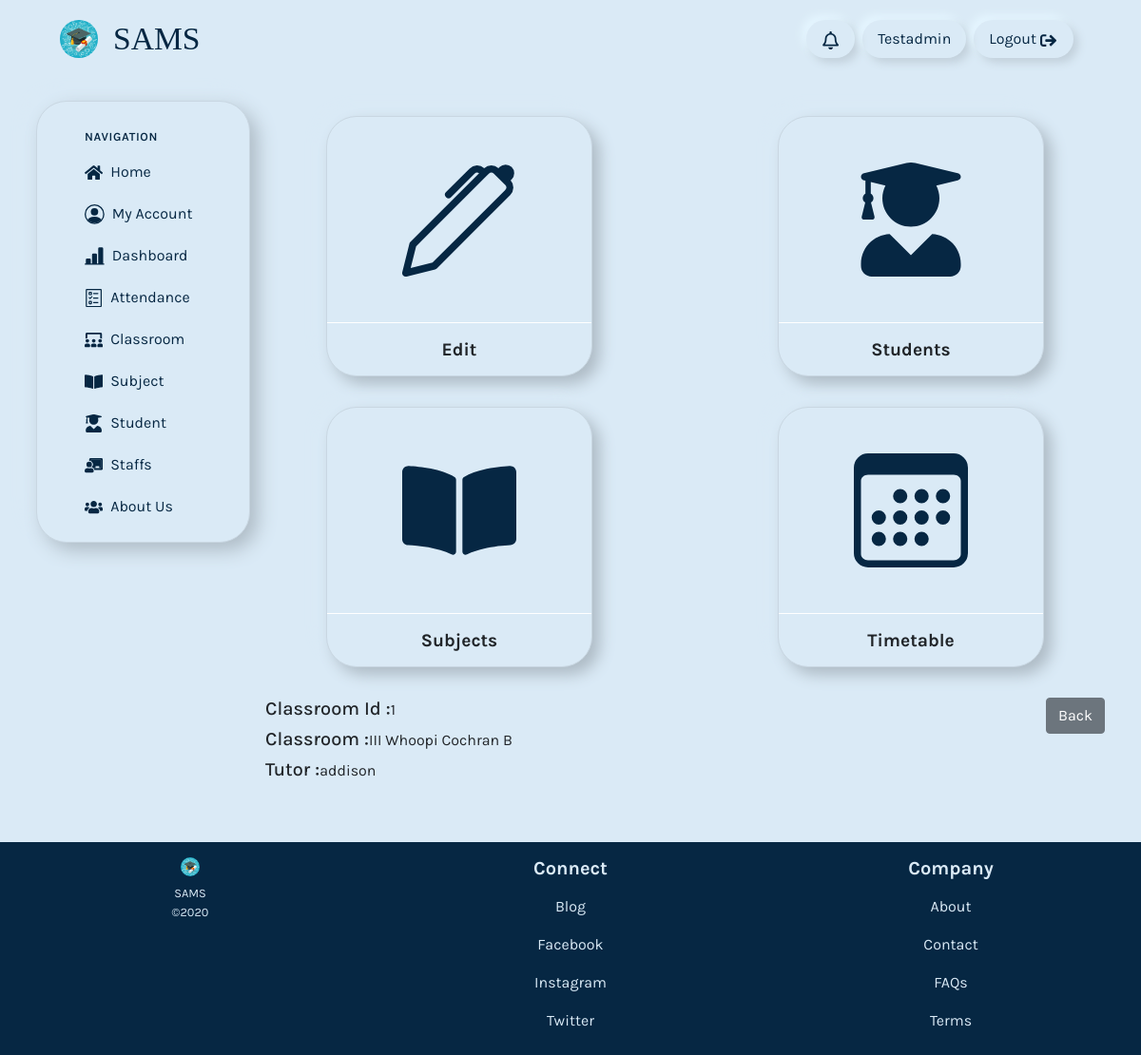
/classroom/manage/1/ (signed in), run on the app's committed database.
### user_module/models.py (models this page shows)
class User(AbstractUser):
    user_type_choice = ((1, 'Admin'), (2, 'Staff'), (3, 'Student'))
    user_type = models.PositiveSmallIntegerField(choices=user_type_choice)
    email = models.EmailField(unique=True)
    first_name = models.CharField(max_length=50, null=True, blank=False)
    REQUIRED_FIELDS = ['user_type', 'email']

### classroom/models.py (models this page shows)
class ClassroomModel(models.Model):
    course = models.CharField(max_length=50)
    year = models.PositiveSmallIntegerField(
        choices=((1, 'I'), (2, 'II'), (3, 'III')))
    sec = models.CharField(choices=(('a', 'A'), ('b', 'B')),
                           null=True, blank=True, max_length=5)
    tutor = models.ForeignKey(
        settings.AUTH_USER_MODEL,
        on_delete=models.PROTECT,
        limit_choices_to={'user_type': 2})
    students = models.ManyToManyField(
        settings.AUTH_USER_MODEL, related_name='classroom_students', limit_choices_to={'user_type': 3})
    class Meta:
        db_table = 'classroom'
        verbose_name = 'Classroom'
        verbose_name_plural = 'Classrooms'
    def __str__(self):
        return self.get_year_display()+' '+self.course+' '+self.sec

### classroom/views.py (the view)
# urls.py: path('manage/<int:id>/', editclass, name='editclass'),
def editclass(request, id):
    get_obj = get_object_or_404(ClassroomModel, id=id)
    editclass = ClassroomForm(request.POST or None, instance=get_obj)
    if request.method == 'POST':
        if editclass.is_valid():
            editclass.save()
    context = {
        'get_obj': get_obj,
        'editclass': editclass
    }
    return render(request, 'classroom/edit_classroom.html', context=context)

### templates/classroom/edit_classroom.html (shortened to what this page needs)
{% extends 'base.html' %}
{% load crispy_forms_tags %}
{% block content %}
<article class="row d-flex justify-content-center justify-content-md-between align-items-center mb-3 mx-md-5">
    <section class="card card_box_shadow border_white m-3 " style="width: 17.5rem;">
        <div class="card-body d-flex justify-content-center text_d_blue py-5">
        </div>
        <div class="card-footer border_color_white bg-transparent text-center text_d_blue py-3">
            <h2 class="text-body font_size_normal font-weight-bold mb-0">
                Edit
            </h2>
        </div>
    </section>
    <section class="card card_box_shadow border_white m-3" style="width: 17.5rem;">
        <div class="card-body d-flex justify-content-center text_d_blue py-5">
        </div>
        <div class="card-footer border_color_white bg-transparent text-center text_d_blue py-3">
            <h2 class="text-body font_size_normal font-weight-bold mb-0">
                Students
            </h2>
        </div>
    </section>
    <section class="card card_box_shadow border_white m-3 " style="width: 17.5rem;">
        <div class="card-body d-flex justify-content-center text_d_blue py-5">
        </div>
        <div class="card-footer border_color_white bg-transparent text-center text_d_blue py-3">
            <h2 class="text-body font_size_normal font-weight-bold mb-0">
                Subjects
            </h2>
        </div>
    </section>
    <section class="card card_box_shadow border_white m-3 " style="width: 17.5rem;">
        <div class="card-body d-flex justify-content-center text_d_blue py-5">
        </div>
        <div class="card-footer border_color_white bg-transparent text-center text_d_blue py-3">
            <h2 class="text-body font_size_normal font-weight-bold mb-0">
                Timetable
            </h2>
        </div>
    </section>
</article>
<a href="{% url 'classroom:createclass' %}" class="btn btn-secondary float-right">Back</a>
<h5>Classroom Id :<small>{{get_obj.id}}</small></h5>
<h5>Classroom :<small class="capitalize">{{get_obj}}</small></h5>
<h5>Tutor :<small>{{get_obj.tutor}}</small></h5>
{% endblock %}

### templates/header.html (shortened to what this page needs)
{% load static %}
<nav class="navbar navbar-expand-md bg_l_bluish_white py-md-3 px-md-5 px-sm-3 mb-md-3" style="z-index: 1040;"
    id="top_navbar">
    <div class="container-fluid justify-content-between">
        <a class="navbar-brand d-flex" href="{% url 'homepage' %}" style="min-width: 7rem">
            <img src="{% static 'img/logo.jpg' %}" width="40" class="rounded-circle" />
            <h6 class="my-auto ml-3 text_d_blue arvo d-none d-md-block" style="font-size: 2.1rem;">SAMS</h6>
        </a>
        <article class="d-flex flex-row">
            <section class="navbar-toolbar d-flex flex-shrink-0 align-items-center">
                <a class="nav-link text_d_blue rounded-pill neu_icon mr-2" href="#">
                </a>
                {% if user.is_authenticated %}
                <a href="#" class="nav-link d-none d-sm-flex align-items-center rounded-pill neu_icon mr-2">
                    <span class="d-none d-sm-flex capitalize text_d_blue">{{ user.username}}</span>
                </a>
                <a class="nav-link text_d_blue rounded-pill neu_icon mr-2 d-none d-md-block"
                    href="{% url 'logout' %}">Logout
                </a>
                {% endif %}
            </section>
        </article>
    </div>
</nav>

### static/css/style.css (style rules this page uses)
html { scroll-behavior: smooth; }
body { background-color: #daeaf6; font-family: 'Karla', sans-serif !important; }
.arvo { font-family: 'Arvo', serif; }
.bg_l_bluish_white { background-color: #daeaf6; }
.text_d_blue { color: #062743; }
.capitalize { text-transform: capitalize; }
.font_size_normal { font-size: 1.2rem; }
.nav-link { color: #062743; }
.neu_icon { -webkit-transition: all 0.4s; transition: all 0.4s; -webkit-box-shadow: 5px 5px 10px #c2d0db, -5px -5px 10px #e5f6ff; box-shadow: 5px 5px 10px #c2d0db, -5px -5px 10px #e5f6ff; }
.border_white { border: 1px solid #c9d7e2; }
.border_color_white { border-color: #ffffff; }
.card_box_shadow { background-color: #daeaf6; border-radius: 2rem !important; -webkit-box-shadow: 8px 8px 16px #aebbc5, -8px -8px 16px #daeaf6; box-shadow: 8px 8px 16px #aebbc5, -8px -8px 16px #daeaf6; }

### data on the page
User: username "Testadmin"
ClassroomModel: id "1", year+course+sec "III Whoopi Cochran B", tutor "addison"
